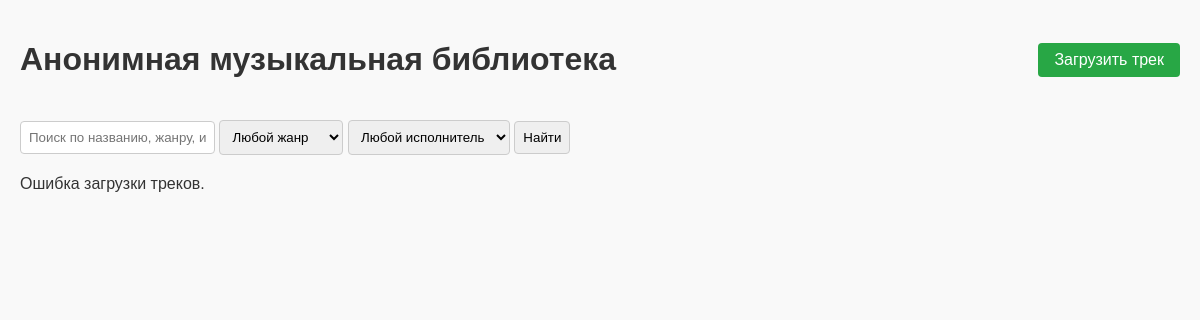
The app's page /, older data.
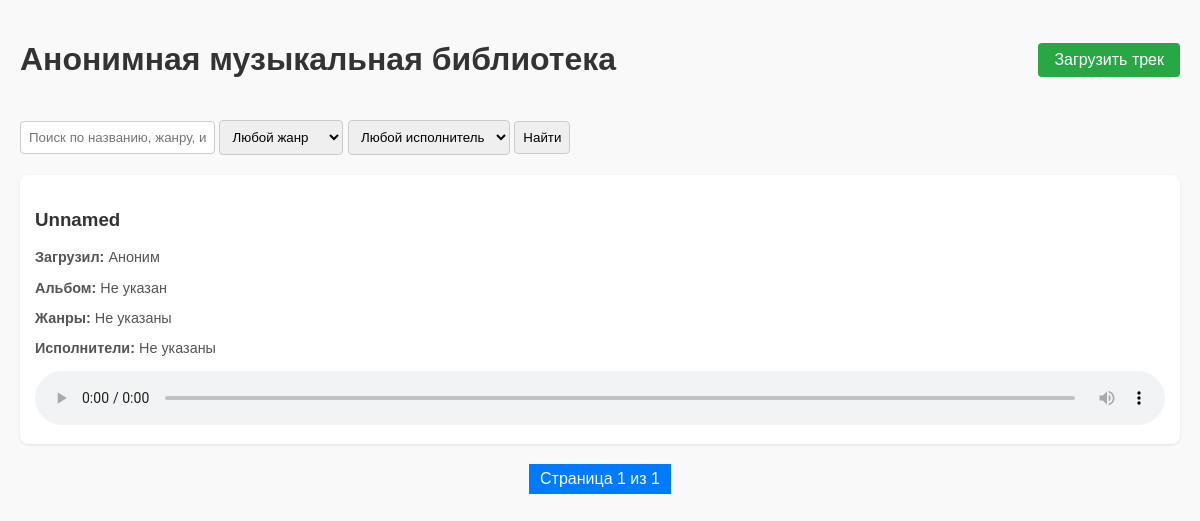
The same page, newer data.
### music/models.py (models this page shows, shortened)
class Track(models.Model):
    title = models.CharField(max_length=200, verbose_name="Название трека", default="Unnamed")
    audio_file = models.FileField(upload_to='tracks/', verbose_name="Аудиофайл")
    uploaded_by = models.CharField(max_length=100, verbose_name="Ник загрузившего", default="Аноним")
    uploaded_at = models.DateTimeField(auto_now_add=True, verbose_name="Дата загрузки")
    album = models.ForeignKey(Album, on_delete=models.SET_NULL, null=True, blank=True, verbose_name="Альбом")
    artists = models.ManyToManyField(Artist, related_name="tracks", verbose_name="Исполнители")
    genres = models.ManyToManyField(Genre, related_name="tracks", blank=True, verbose_name="Жанры")
    class Meta:
        verbose_name = "Трек"
        verbose_name_plural = "Треки"

### music/views.py (the view, shortened to what this page needs)
# urls.py: path('', views.home_page, name='home'),
def home_page(request):
    search_query = request.GET.get('search', '')
    genre_filter = request.GET.get('genre', '')
    artist_filter = request.GET.get('artist', '')
    tracks = Track.objects.all().select_related('album').prefetch_related('artists', 'genres')
    if genre_filter:
        tracks = tracks.filter(genres__code=genre_filter)
    if artist_filter:
        tracks = tracks.filter(artists__name__icontains=artist_filter)
    tracks = tracks.order_by('-uploaded_at')
    paginator = Paginator(tracks, 10)
    page_number = request.GET.get('page')
    page_obj = paginator.get_page(page_number)
    all_genres = Genre.objects.all()
    all_artists = Artist.objects.all()
    context = {
        'page_obj': page_obj,
        'search_query': search_query,
        'genre_filter': genre_filter,
        'artist_filter': artist_filter,
        'all_genres': all_genres,
        'all_artists': all_artists,
    }
    return render(request, 'home.html', context)

### music/templates/home.html (shortened to what this page needs)
<!doctype html>
<html lang="ru">
  <head>
  </head>
  <body>
      <header>
        <h1>Анонимная музыкальная библиотека</h1>
        <a
        href="{% url 'upload' %}"
        style="padding: 8px 16px; background: #28a745; color: white; text-decoration: none; border-radius: 4px;"
        >
        Загрузить трек
      </a>
    </header>
    <div class="search-container">
      <form method="get">
        <input
        type="text"
        name="search"
        value="{{ search_query }}"
        placeholder="Поиск по названию, жанру, исполнителю..."
        />
        <select name="genre">
          <option value="">Любой жанр</option>
        </select>
        <select name="artist">
          <option value="">Любой исполнитель</option>
        </select>
        <button type="submit">Найти</button>
      </form>
    </div>
    {% if page_obj %}
    <div class="track-list">
      {% for track in page_obj %}
      <div class="track-card">
        <h3>{{ track.title }}</h3>
        <div class="track-meta">
          <p><strong>Загрузил:</strong> {{ track.uploaded_by }}</p>
          <p>
            <strong>Альбом:</strong>
            {% if track.album %}
            {{ track.album.title }}
            {% else %}
            Не указан
            {% endif %}
          </p>
          <p>
            <strong>Жанры:</strong>
            {% for genre in track.genres.all %}
            {{ genre.name }}
            {% if not forloop.last %}, {% endif %}
            {% empty %}
            Не указаны
            {% endfor %}
          </p>
          <p>
            <strong>Исполнители:</strong>
            {% for artist in track.artists.all %}
            {{ artist.name }}
            {% if not forloop.last %}, {% endif %}
            {% empty %}
            Не указаны
            {% endfor %}
          </p>
        </div>
        <div class="track-actions">
          <audio controls style="width: 100%">
            <source src="{{ track.audio_file.url }}" type="audio/mpeg" />
          </audio>
        </div>
      </div>
      {% empty %}
      <p>Нет треков по вашему запросу.</p>
      {% endfor %}
    </div>
    <div class="pagination">
      <span class="current">
        Страница {{ page_obj.number }} из {{ page_obj.paginator.num_pages }}
      </span>
    </div>
    {% else %}
    <p>Ошибка загрузки треков.</p>
    {% endif %}
  </body>
  </html>

### music/templates/home.html (style rules this page uses)
body { font-family: Arial, sans-serif; background: #f9f9f9; color: #333; margin: 0; padding: 20px; max-width: 1440px; margin: 0 auto; }
header { display: flex; justify-content: space-between; align-items: center; margin-bottom: 20px; }
.search-container { display: flex; gap: 10px; flex-wrap: wrap; margin-bottom: 20px; }
.search-container input, .search-container select, .search-container button { padding: 8px; border: 1px solid #ccc; border-radius: 4px; }
.track-list { display: grid; gap: 15px; }
.track-card { background: white; padding: 15px; border-radius: 8px; box-shadow: 0 1px 3px rgba(0, 0, 0, 0.1); }
.track-meta { margin: 10px 0; font-size: 0.9em; color: #555; }
.track-actions { margin-top: 10px; }
.pagination { margin-top: 20px; text-align: center; }
.pagination a, .pagination span { display: inline-block; padding: 5px 10px; margin: 0 5px; border: 1px solid #ddd; text-decoration: none; color: #007bff; }
.pagination .current { background: #007bff; color: white; border-color: #007bff; }

Row changes from the older to the newer data that the page shows:
added Track: title "Unnamed", uploaded_by "Аноним", shows "Не указан"
Text that changed along with them:
{{ page_obj.number }}: (not shown) → "1"
{{ page_obj.paginator.num_pages }}: (not shown) → "1"
text no longer shown: "Ошибка загрузки треков."
text now shown: "Страница из"
